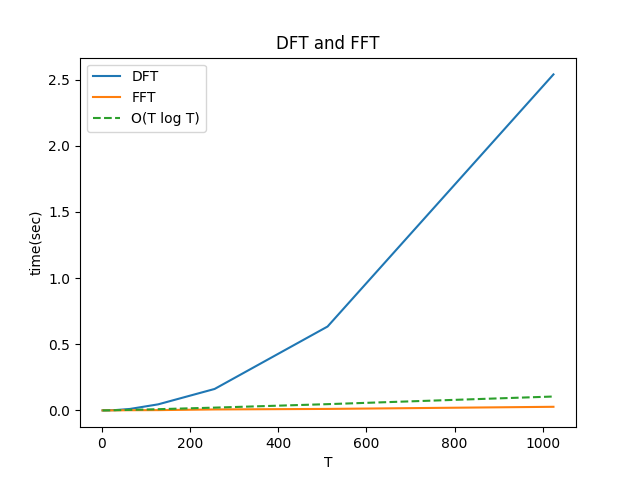

Reproduce this figure in Python.
#! /usr/bin/evn python3
# -*- using: utf-8 -*-

import numpy as np
import time
import functools
import matplotlib.pyplot as plt

def w(h, k):
    return np.exp(- 2j * np.pi * h / (2 ** k))

# K = 2 ** kのDFT
def dft(a, k):
    res = []
    for h in range(2**k):
        pk = 0
        for i in range(2**k):
            pk += a[i] * (w(h, k) ** i)
        res.append(pk)
    return np.array(res)

def fft(a, k):
    if k == 0:
        return a
    q = []
    s = []
    for i in range(0, 2**k, 2):
        q.append(a[i])
        s.append(a[i+1])

    q = fft(q, k-1)
    s = fft(s, k-1)

    for h in range(2 ** (k-1)):
        a[h] = q[h] + w(h, k) * s[h]
        a[2**(k-1)+h] = q[h] - w(h, k) * s[h]
    return a

dft_times = []
fft_times = []

for k in range(1, 11):
    data = np.random.rand(2**k) * (2 + 3j)
    start = time.time()
    rdft = dft(data, k)
    elapsed_time = time.time() - start
    dft_times.append(elapsed_time)
    start = time.time()
    rfft = fft(data, k)
    elapsed_time = time.time() - start
    fft_times.append(elapsed_time)

ks = np.array([2**k for k in range(1, 11)])

dft_line, = plt.plot(ks, np.array(dft_times), label="DFT")
fft_line, = plt.plot(ks, np.array(fft_times), label="FFT")
order_line = plt.plot(ks, ks*np.log(ks)*fft_times[0], linestyle='dashed', label="O(T log T)")

plt.legend()
# plt.xscale('log')
# plt.yscale('log')
plt.title('DFT and FFT')
plt.xlabel('T')
plt.ylabel('time(sec)')

plt.savefig('fft_enshu.png')